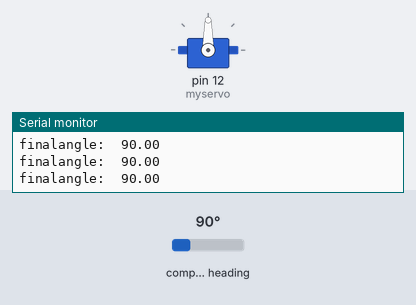
Simulated run of this sketch. Board: Arduino Uno, built with avr-gcc and run on an emulated ATmega328P. Shown: servo, the last lines printed to the serial monitor. The test bench sets the inputs (shaded band); at power-on: compass heading 90°.

Above: at 1.8 s.
1.9 s: compass heading set to 7°
At 2.9 s:
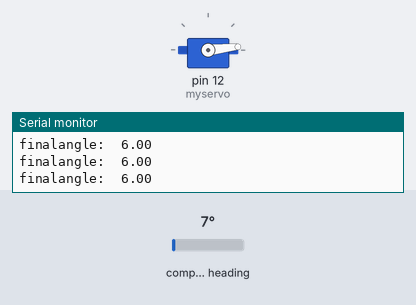
3.4 s: compass heading set to 180°
At 4.2 s:
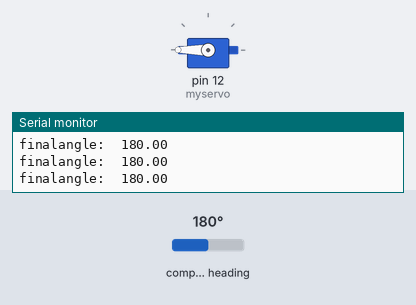
4.9 s: compass heading set to 90°
At 6.0 s:
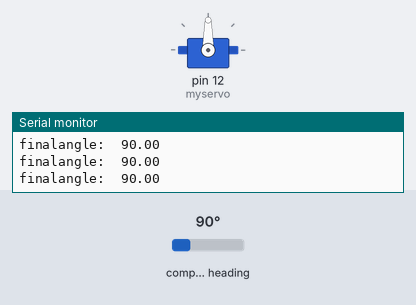
Timing chart, 0 to 7.9 s (numbered marks = the images above; inputs shaded):
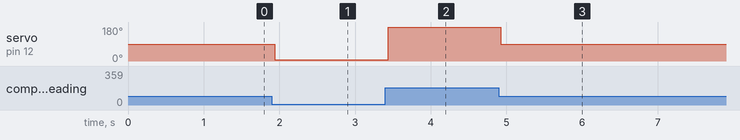

The sketch:

platform_rotation.ino
```cpp
#include <Wire.h>
#include <Adafruit_Sensor.h>
#include <Adafruit_HMC5883_U.h>
#include <Servo.h>

/* Assign a unique ID to this sensor at the same time */
Adafruit_HMC5883_Unified mag = Adafruit_HMC5883_Unified(12345);
float heading;float headingsum=0;
float headingDegrees;
float declinationangle;
void displaySensorDetails(void)
{
  sensor_t sensor;
  mag.getSensor(&sensor);
  Serial.println("------------------------------------");
  Serial.print  ("Sensor:       "); Serial.println(sensor.name);
  Serial.print  ("Driver Ver:   "); Serial.println(sensor.version);
  Serial.print  ("Unique ID:    "); Serial.println(sensor.sensor_id);
  Serial.print  ("Max Value:    "); Serial.print(sensor.max_value); Serial.println(" uT");
  Serial.print  ("Min Value:    "); Serial.print(sensor.min_value); Serial.println(" uT");
  Serial.print  ("Resolution:   "); Serial.print(sensor.resolution); Serial.println(" uT");
  Serial.println("------------------------------------");
  Serial.println("");
  delay(500);
}
Servo myservo;

void setup(void)
{
  Serial.begin(9600);
  Serial.println("HMC5883 Magnetometer Test"); Serial.println("");

  /* Initialise the sensor */
  if(!mag.begin())
  {
    /* There was a problem detecting the HMC5883 ... check your connections */
    Serial.println("Ooops, no HMC5883 detected ... Check your wiring!");
    while(1);
  }
  myservo.attach(12);
  /* Display some basic information on this sensor */
  displaySensorDetails();
}

void loop(void)
{
  sensors_event_t event;
  mag.getEvent(&event);
  for(int i=0;i<5;i++)
  {
    heading = atan2(event.magnetic.y, event.magnetic.x);
    if(heading < 0)
    heading += 2*PI;
    if(heading > 2*PI)
    heading -= 2*PI;
     headingDegrees = heading * 180/M_PI;
     headingsum+=headingDegrees;
  }
  float refangle=headingsum/5;
  Serial.print("refernce angle:  ");Serial.println(refangle);
  delay(1000);
 while(1)
{
  /* Get a new sensor event */
  sensors_event_t event;
  mag.getEvent(&event);

  /* Display the results (magnetic vector values are in micro-Tesla (uT)) */
  /*Serial.print("X: "); Serial.print(event.magnetic.x); Serial.print("  ");
  Serial.print("Y: "); Serial.print(event.magnetic.y); Serial.print("  ");
  Serial.print("Z: "); Serial.print(event.magnetic.z); Serial.print("  ");Serial.println("uT");*/

  // Hold the module so that Z is pointing 'up' and you can measure the heading with x&y
  // Calculate heading when the magnetometer is level, then correct for signs of axis.
   heading = atan2(event.magnetic.y, event.magnetic.x);

  // Once you have your heading, you must then add your 'Declination Angle', which is the 'Error' of the magnetic field in your location.
  // Find yours here: http://www.magnetic-declination.com/
  // Mine is: -13* 2' W, which is ~13 Degrees, or (which we need) 0.22 radians
  // If you cannot find your Declination, comment out these two lines, your compass will be slightly off.

 // heading += declinationAngle;

  // Correct for when signs are reversed.
  if(heading < 0)
    heading += 2*PI;

  // Check for wrap due to addition of declination.
  if(heading > 2*PI)
    heading -= 2*PI;

  // Convert radians to degrees for readability.
   headingDegrees = heading * 180/M_PI;

  //Serial.print("Heading (degrees): "); Serial.println(headingDegrees);
 float finalangle=map(headingDegrees,refangle-90,refangle+90,0,180);
 finalangle=constrain(finalangle,0,180);

Serial.print("finalangle:  ");Serial.println(finalangle);
myservo.write(finalangle);

}
}
```

Measured:
- after the input at 1.9 s, servo on pin 12 (myservo): 90° → 6° at once
- after the input at 3.4 s, servo on pin 12 (myservo): 6° → 180° at once
- after the input at 4.9 s, servo on pin 12 (myservo): 180° → 90° at once
